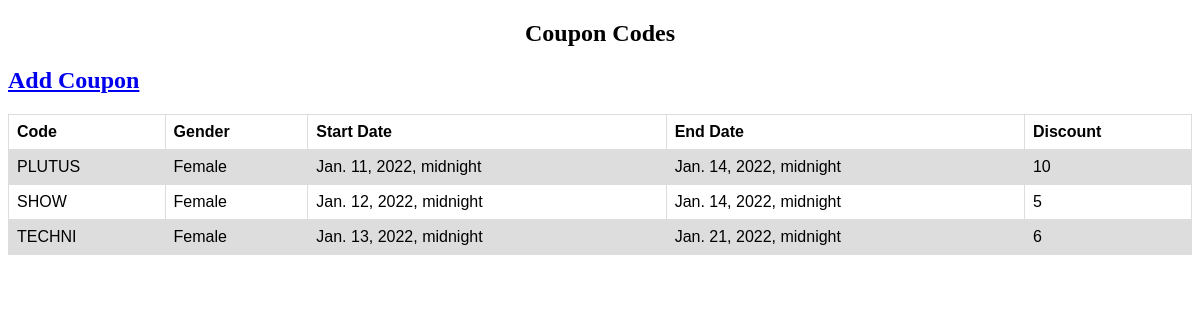
Before: /get_code with the older database file.
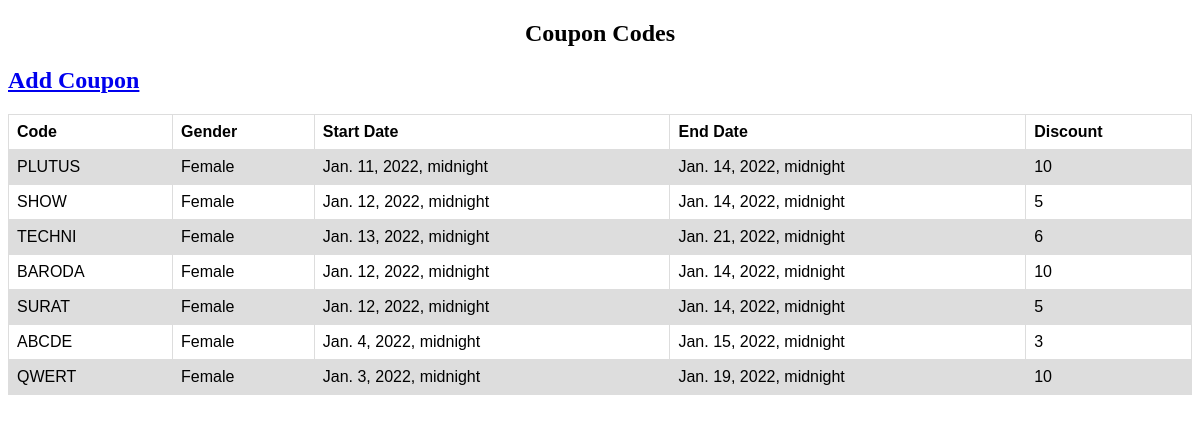
After: the same page with the newer database file.
### myapp/models.py (models this page shows, shortened)
class Coupon(models.Model):
    def validate_date(value):
        v = timezone.now()
        if value < v:
            raise ValidationError("please don't enter a pastdate")
    def validate_start(start):
        d = timezone.now()
        if start > d:
            raise ValidationError("enter valid date ")
    code = models.CharField(
        max_length=6,
        unique=True,
        validators=[
            RegexValidator(
                "^[A-Z0-9]*$", "Only uppercase letters & numbers are allowed.",
            )
        ],
    )
    gender = models.CharField(max_length=6, choices=GENDER_CHOICES)
    start_date = models.DateTimeField(validators=[validate_start], null=True, blank=True)
    expiration_date = models.DateTimeField(validators=[validate_date], null=True, blank=True)
    discount_type = models.CharField(max_length=10, choices=DISCOUNT_CHOICES)
    discount = models.PositiveIntegerField()
    number_of_uses = models.PositiveIntegerField(
    )
    per_user_limit = models.PositiveIntegerField()
    def __enumerable_to_display(self, enumerables, enum_value):
        return dict(enumerables)[enum_value]
    @property
    def display_gender(self):
        return self.__enumerable_to_display(GENDER_CHOICES, self.gender)

### myapp/views.py (the view)
# urls.py: path('get_code', views.get_code, name='get_code'),
def get_code(request):
    codes = Coupon.objects.all()
    return render(
        request=request, template_name="codes.html", context={"codes": codes}
    )

### myapp/templates/codes.html (shortened to what this page needs)
<!DOCTYPE html>
<html>
<head>
</head>
<body>
<h2 style="text-align: center;">Coupon Codes</h2>
<h2 style="text-align: left;">
    <a href="/add_code">
        Add Coupon
    </a>
</h2>
<table>
    <tr>
        <th>Code</th>
        <th>Gender</th>
        <th>Start Date</th>
        <th>End Date</th>
        <th>Discount</th>
    </tr>
    {% for code in codes %}
    <tr>
        <td>{{code.code}}</td>
        <td>{{code.display_gender}}</td>
        <td>{{code.start_date}}</td>
        <td>{{code.expiration_date}}</td>
        <td>{{code.discount}}</td>
    </tr>
    {% endfor %}
</table>
</body>
</html>

### myapp/templates/codes.html (style rules this page uses)
table { font-family: arial, sans-serif; border-collapse: collapse; width: 100%; }
td, th { border: 1px solid #dddddd; text-align: left; padding: 8px; }
tr:nth-child(even) { background-color: #dddddd; }

Changed rows visible on the page:
added Coupon: code "BARODA", display_gender "Female", start_date "Jan. 12, 2022, midnight", expiration_date "Jan. 14, 2022, midnight", discount "10"
added Coupon: code "SURAT", display_gender "Female", start_date "Jan. 12, 2022, midnight", expiration_date "Jan. 14, 2022, midnight", discount "5"
added Coupon: code "ABCDE", display_gender "Female", start_date "Jan. 4, 2022, midnight", expiration_date "Jan. 15, 2022, midnight", discount "3"
added Coupon: code "QWERT", display_gender "Female", start_date "Jan. 3, 2022, midnight", expiration_date "Jan. 19, 2022, midnight", discount "10"
